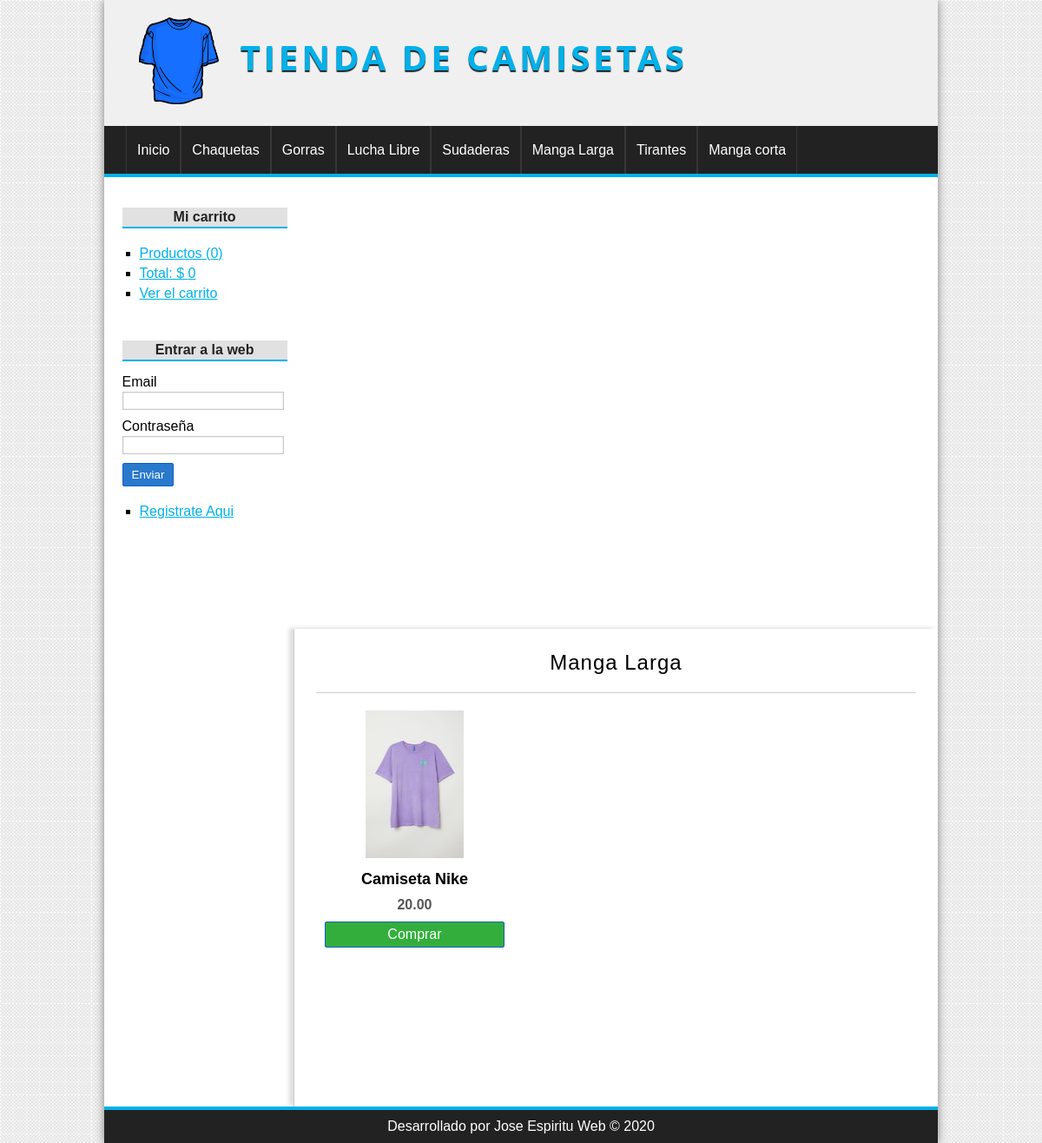
/categoria/ver&id=3, run on the app's committed database.
### tables this page shows
CREATE TABLE `categorias` (
  `id` int(255) NOT NULL,
  `nombre` varchar(100) NOT NULL
);

CREATE TABLE `productos` (
  `id` int(255) NOT NULL,
  `categoria_id` int(255) NOT NULL,
  `nombre` varchar(100) NOT NULL,
  `descripcion` text DEFAULT NULL,
  `precio` float(100,2) NOT NULL,
  `stock` int(255) NOT NULL,
  `oferta` varchar(2) DEFAULT NULL,
  `fecha` date NOT NULL,
  `imagen` varchar(255) DEFAULT NULL
);

### config/db.php (called while the page is built)
<?php
class Database{
    public static function connect(){
        $db = new mysqli('localhost', 'root', '', 'tienda_php_poo');
        $db->query("SET NAMES 'utf-8'");
        return $db;
    }
}
?>

### helpers/utils.php (called while the page is built, shortened)
<?php
class Utils{
    public static function showCategorias(){
        require_once 'models/categoria.php';
        $categoria = new Categoria();
        $categorias = $categoria->getAll();
        return $categorias;
    }
}
?>

### models/categoria.php (called while the page is built, shortened)
<?php
class Categoria{
    private $id;
    private $db;
    public function __construct(){
        $this->db = Database::connect();
    }
    function getId() {
        return $this->id;
    }
    function setId($id): void {
        $this->id = $id;
    }
    public function getAll(){
        $categorias = $this->db->query("SELECT * FROM categorias ORDER BY id DESC;");
        return $categorias;
    }
    public function getOne(){
        $categoria = $this->db->query("SELECT * FROM categorias WHERE id={$this->getId()};");
        return $categoria->fetch_object();
    }
}
?>

### controllers/CategoriaController.php (called while the page is built, shortened)
<?php
require_once 'models/categoria.php';
require_once 'models/producto.php';
class categoriaController {
    public function ver(){
        if(isset($_GET['id'])){
            $id = $_GET['id'];
            $categoria = new Categoria();
            $categoria->setId($id);
            $categoria = $categoria->getOne();
            $producto = new Producto();
            $producto->setCategoria_id($id);
            $productos = $producto->getAllCategory();
        }
        require_once 'views/categoria/ver.php';
    }
}
?>

### models/producto.php (called while the page is built, shortened)
<?php
class Producto{
    private $categoria_id;
    private $db;
    public function __construct(){
        $this->db = Database::connect();
    }
    function getCategoria_id() {
        return $this->categoria_id;
    }
    function setCategoria_id($categoria_id): void {
        $this->categoria_id = $categoria_id;
    }
    public function getAllCategory(){
        $sql = "SELECT p.*, c.nombre AS 'catnombre' FROM productos p";
        $sql .= " INNER JOIN categorias c ON c.id = p.categoria_id";
        $sql .= " WHERE p.categoria_id = {$this->getCategoria_id()}";
        $sql .= " ORDER BY id DESC";
        $productos = $this->db->query($sql);
        return $productos;
    }
}
?>

### views/categoria/ver.php (the view)
<?php if (isset($categoria)) : ?>
    <h1><?= $categoria->nombre ?></h1>
    <?php if ($productos->num_rows == 0) : ?>
        <p>No hay productos para mostrar</p>
    <?php else : ?>
        <?php while ($product = $productos->fetch_object()) : ?>
            <div class="product">
                <a href="<?= BASE_URL ?>producto/ver&id=<?= $product->id ?>">
                    <?php if ($product->imagen != null) : ?>
                        <img src="<?= BASE_URL ?>uploads/images/<?= $product->imagen ?>" alt="producto" />
                    <?php else : ?>
                        <img src="<?= BASE_URL ?>assets/img/camiseta.png" alt="producto" />
                    <?php endif; ?>
                    <h2><?= $product->nombre ?></h2>
                </a>
                <p><?= $product->precio ?></p>
                <a href="<?=BASE_URL?>carrito/add&id=<?=$product->id?>" class="button">Comprar</a>
            </div>
        <?php endwhile; ?>
    <?php endif; ?>
<?php else : ?>
    <h1>La categoria no existe</h1>
<?php endif; ?>

### views/layout/header.php (shortened to what this page needs)
<!DOCTYPE html>
<html lang="es">
<head>
    <link rel="stylesheet" href="<?=BASE_URL?>assets/css/styles.css" />
</head>
<body>
    <div id="container">
        <header id="header">
            <div id="logo">
                <img src="<?=BASE_URL?>assets/img/camiseta.png" alt="Camiseta Logo" />
                <a href="<?=BASE_URL?>">
                    Tienda de camisetas
                </a>
            </div>
        </header>
        <?php $categorias = Utils::showCategorias(); ?>
        <nav id="menu">
            <ul>
                <li>
                    <a href="<?=BASE_URL?>">Inicio</a>
                </li>
                <?php  while($cat = $categorias->fetch_object()): ?>
                    <li>
                        <a href="<?=BASE_URL?>categoria/ver&id=<?=$cat->id?>"><?=$cat->nombre?></a>
                    </li>
                <?php endwhile; ?>
            </ul>
        </nav>
        <div id="content">

### assets/css/styles.css (style rules this page uses)
* { padding: 0px; margin: 0px; font-family: Arial, Helvetica, sans-serif; }
body { background: url(../img/bg.png); }
a { color: #01b1ea; }
#container { width: 80%; margin: 0 auto; box-shadow: 0px 0px 10px gray; background: white; }
#header { height: 145px; background-color: #f0f0f0; }
#logo { padding: 20px; margin-left: 20px; float: left; }
#logo img { float: left; height: 100px; }
#logo a { float: left; font-size: 40px; letter-spacing: 4px; font-family: 'Open Sans', Helvetica, Arial; text-transform: uppercase; color: #01b1ea; font-weight: bold; text-decoration: none; margin-top: 18px; margin-left: 25px; text-shadow: 0px 2px 1px #222222; transition: all 300ms; }
#menu { clear: both; background: #222222; color: wheat; height: 55px; border-bottom: 4px solid #01b1ea; }
#menu ul { list-style: none; text-decoration: none; margin: 0px auto; margin-left: 25px; }
#menu ul li { line-height: 55px; float: left; border-right: 1px solid #363636; }
#menu a { display: block; color: white; text-decoration: none; padding-left: 12px; padding-right: 12px; transition: all 300ms; }
#menu a:first-child { border-left: 1px solid #363636; }
#content { margin: 0 auto; overflow: hidden; background: white; }
input[type="button"], input[type="submit"], button, .button { display: block; border-radius: 2px; width: auto; padding: 5px; padding-left: 10px; padding-right: 10px; color: white; background: #2979cd; border: 1px solid #1160be; cursor: pointer; }
.button { background: #33ae3d; color: white !important; text-decoration: none; }
#central h1 { font-size: 24px; font-weight: normal; letter-spacing: 1px; text-align: center; border-bottom: 1px solid #cccccc; margin-bottom: 20px; padding: 20px; padding-top: 0px; }
.product { width: 30%; float: left; margin-left: 10px; margin-right: 10px; margin-bottom: 30px; text-align: center; }
.product a { color: black; text-decoration: none; }
.product img { height: 170px; margin-bottom: 10px; }
.product h2 { font-size: 18px; margin-bottom: 10px; }
.product p { font-weight: bold; color: #555555; margin-bottom: 10px; }

### data on the page
categorias: nombre "Chaquetas"
categorias: nombre "Gorras"
categorias: nombre "Lucha Libre"
categorias: nombre "Sudaderas"
categorias: nombre "Manga Larga"
categorias: nombre "Tirantes"
categorias: nombre "Manga corta"
productos: imagen (picture), nombre "Camiseta Nike", precio "20.00"

### other printed values
$stats['count'] "0"
$stats['total'] "0"
